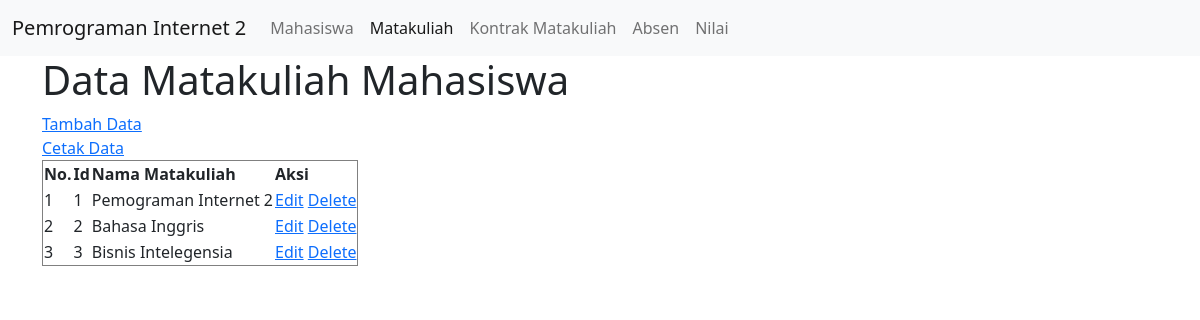
The app's page /matakuliah.php with its own data.
### tables this page shows
CREATE TABLE `matakuliah` (
  `id` int(11) NOT NULL,
  `nama_mk` varchar(50) NOT NULL
);

### connection.php (called while the page is built)
<?php
class Connection
{
    public function get_connection()
    {
        $host = "localhost";
        $database = "mahasiswa";
        $username = "root";
        $password = "";
        $connect = new mysqli($host, $username, $password, $database);
        return $connect;
    }
}
?>

### model.php (called while the page is built, shortened)
<?php
include 'connection.php';
class Model extends Connection
{
    public function __construct()
    {
        $this->conn = $this->get_connection();
    }
    public function tampil_data_mk()
    {
        $sql = "SELECT * FROM matakuliah";
        $bind = $this->conn->query($sql);
        while ($obj = $bind->fetch_object()) {
            $baris[] = $obj;
        }
        if (!empty($baris)) {
            return $baris;
        }
    }
}

### matakuliah.php (the view, shortened to what this page needs)
<?php
include 'model.php';
$model = new Model();
$index = 1;
?>
<!doctype html>
<html lang="en">
<head>
    <link href="https://cdn.jsdelivr.net/npm/bootstrap@5.0.0-beta3/dist/css/bootstrap.min.css" rel="stylesheet">
</head>
<body>
<nav class="navbar navbar-expand-lg navbar-light bg-light">
  <div class="container-fluid">
    <a class="navbar-brand" href="#">Pemrograman Internet 2</a>
    <div class="collapse navbar-collapse" id="navbarNav">
      <ul class="navbar-nav">
        <li class="nav-item">
          <a class="nav-link" aria-current="page" href="mahasiswa.php">Mahasiswa</a>
        </li>
        <li class="nav-item">
          <a class="nav-link active" href="matakuliah.php">Matakuliah</a>
        </li>
        <li class="nav-item">
          <a class="nav-link" href="kontrak_mk.php">Kontrak Matakuliah</a>
        </li>
        <li class="nav-item">
          <a class="nav-link" href="absen.php">Absen</a>
        </li>
        <li class="nav-item">
          <a class="nav-link" href="index.php">Nilai</a>
        </li>
      </ul>
    </div>
  </div>
</nav>
<div class="container">
        <h1>Data Matakuliah Mahasiswa</h1>
        <a href="create_mk.php">Tambah Data</a>
        <br>
        <a href="print_mk.php" target="_blank">Cetak Data</a>
        <br>
        <table border="1">
            <thead>
                <tr>
                    <th>No.</th>
                    <th>Id</th>
                    <th>Nama Matakuliah</th>
                    <th>Aksi</th>
                </tr>
            </thead>
            <tbody>
                <?php
                $result = $model->tampil_data_mk();
                if (!empty($result)) {
                    foreach ($result as $data) : ?>
                        <tr>
                            <td><?= $index++ ?></td>
                            <td><?= $data->id ?></td>
                            <td><?= $data->nama_mk ?></td>
                            <td>
                                <a name="edit" id="edit" href="edit_mk.php?id=<?= $data->id ?>">Edit</a>
                                <a name="hapus" id="hapus" href="process.php?mk_id=<?= $data->id ?>">Delete</a>
                            </td>
                        </tr>
                    <?php endforeach;
                } else { ?>
                <tr>
                    <td colspan="9">Belum ada data pada tabel absen mahasiswa.</td>
                </tr>
                <?php } ?>
            </tbody>
        </table>
    </div>
</body>
</html>

### records on screen
matakuliah: id "1", nama_mk "Pemograman Internet 2"
matakuliah: id "2", nama_mk "Bahasa Inggris"
matakuliah: id "3", nama_mk "Bisnis Intelegensia"
